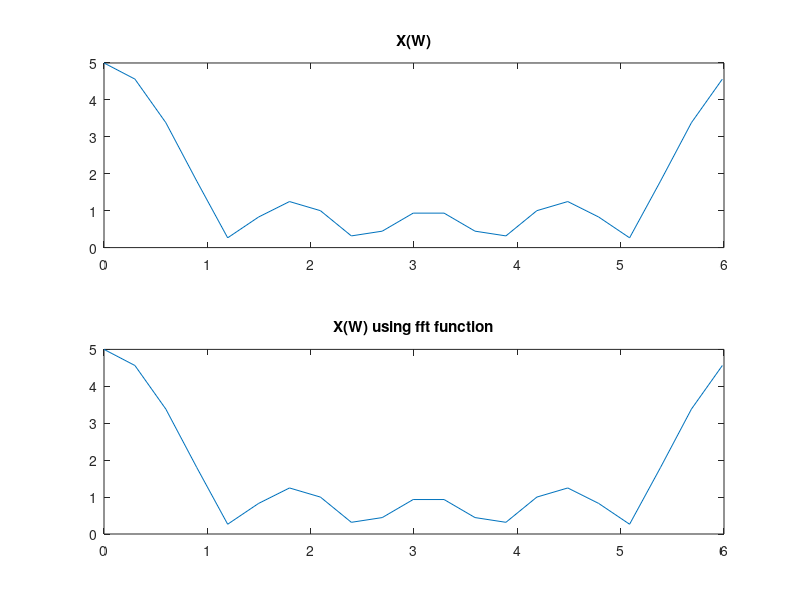

Source code (MATLAB):
n = [-10:10];
x = zeros(1,21);
x(9:13) = 1;

stepsize = (2*pi)/21;
w = [0 : stepsize : 2*pi - stepsize];

output = zeros(1,length(w));

for index = 1:length(w)
    sum = 0;
    for n = 1:length(w)
        sum = sum +  x(n).* exp(-1*j.* w(index).* n);
    end;
    output(index) = sum;
end;

magnitude = abs(output);
subplot(2,1,1);
plot(w,magnitude);
title('X(W)')

x_FFT = fft(x);
magnitude_FFT = abs(x_FFT);
subplot(2,1,2);
plot(w,magnitude_FFT);
title('X(W) using fft function')

    
